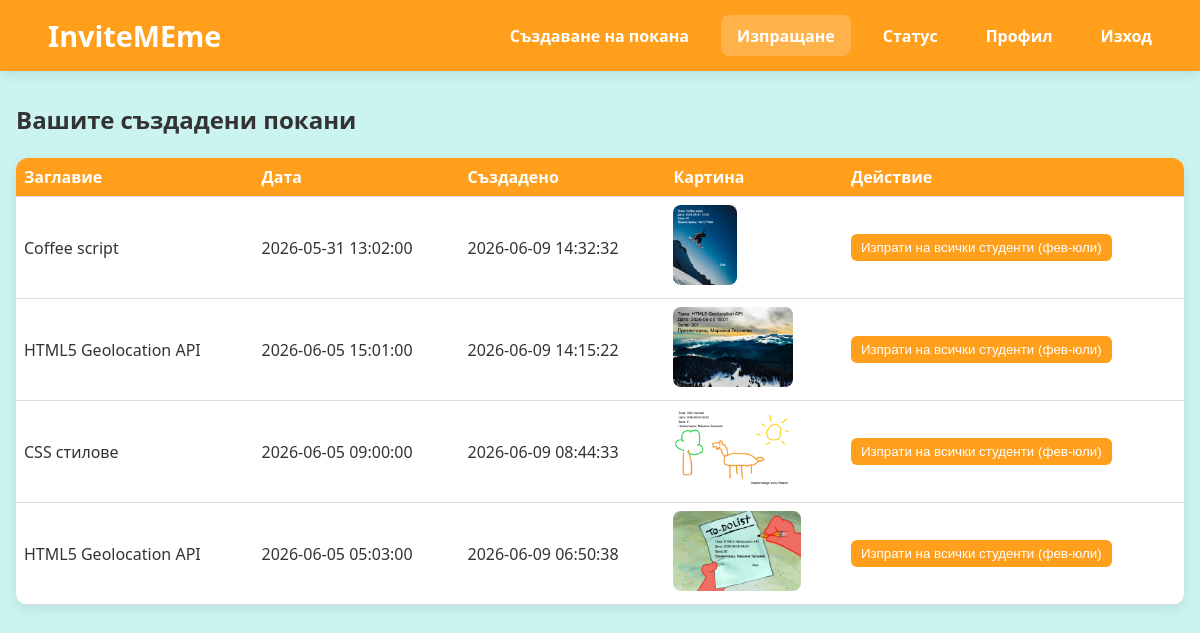
The page /send_invitation.php (signed in) on the database its author committed.
### tables this page shows
CREATE TABLE IF NOT EXISTS invitations (
    id INT AUTO_INCREMENT PRIMARY KEY,
    user_id INT NOT NULL,
    template_id INT NULL,

    title VARCHAR(255) NOT NULL,
    presentation_date DATE NOT NULL,
    presentation_time TIME NOT NULL,
    room VARCHAR(100) NOT NULL,
    description TEXT NULL,
    generated_image_path VARCHAR(255) NULL,

    created_at TIMESTAMP DEFAULT CURRENT_TIMESTAMP,

    FOREIGN KEY (user_id)
        REFERENCES users(id),

    FOREIGN KEY (template_id)
        REFERENCES invitation_templates(id)
);

### send_invitation.php (the view, shortened to what this page needs)
<?php
$db = (new DatabaseConnection())->getConnection();
$list = $db->prepare('SELECT id, title, presentation_date, presentation_time, generated_image_path, created_at FROM invitations WHERE user_id = :uid ORDER BY created_at DESC');
$list->execute(['uid' => $_SESSION['user_id']]);
$invitations = $list->fetchAll();
?>
<!DOCTYPE html>
<html lang="bg">
<head>
    <link rel="stylesheet" href="styles/edit_templates.css">
</head>
<body>
    <header>
        <div class="header-container">
            <div class="logo">
                <a id="home-link" href="home_student.php">InviteMEme</a>
            </div>
            <nav>
                <ul>
                    <li><a href="create_invitation.php">Създаване на покана</a></li>
                    <li><a href="#" id="active-menu">Изпращане</a></li>
                    <li><a href="status.php">Статус</a></li>
                    <li><a href="profile.php">Профил</a></li>
                    <li><a href="auth/logout.php">Изход</a></li>
                </ul>
            </nav>
        </div>
    </header>
    <main>
        <h2>Вашите създадени покани</h2> <br>
        <?php if (empty($invitations)): ?>
            <p>Нямате запазени покани.</p>
        <?php else: ?>
            <table>
                <thead>
                    <tr>
                        <th>Заглавие</th>
                        <th>Дата</th>
                        <th>Създадено</th>
                        <th>Картина</th>
                        <th>Действие</th>
                    </tr>
                </thead>
                <tbody>
                    <?php foreach ($invitations as $inv): ?>
                        <tr>
                            <td><?php echo htmlspecialchars($inv['title']); ?></td>
                            <td><?php echo htmlspecialchars($inv['presentation_date'] . ' ' . $inv['presentation_time']); ?></td>
                            <td><?php echo htmlspecialchars($inv['created_at']); ?></td>
                            <td><?php if (!empty($inv['generated_image_path']) && file_exists($inv['generated_image_path'])): ?>
                                    <img src="<?= htmlspecialchars($inv['generated_image_path']); ?>" class="small-img" alt="inv">
                                <?php else: ?> - <?php endif; ?>
                            </td>
                            <td>
                                <form method="POST">
                                    <div class="actions">
                                        <button type="submit">Изпрати на всички студенти (фев-юли)</button>
                                    </div>
                                </form>
                            </td>
                        </tr>
                    <?php endforeach; ?>
                </tbody>
            </table>
        <?php endif; ?>
    </main>
</body>
</html>

### styles/edit_templates.css (style rules this page uses)
:root { --orange: #ff9f1c; --light-orange: #ffbf69; --white: #ffffff; --light-cyan: #cbf3f0; --turquoise: #2ec4b6; --shadow: 0 4px 12px rgba(0, 0, 0, 0.08); }
* { margin: 0; padding: 0; box-sizing: border-box; }
body { font-family: "Segoe UI", sans-serif; background-color: var(--light-cyan); color: #333; }
header { background: var(--orange); color: white; padding: 1rem 2rem; box-shadow: var(--shadow); }
.header-container { display: flex; justify-content: space-between; align-items: center; }
.logo { font-size: 1.8rem; font-weight: bold; }
nav ul { list-style: none; display: flex; gap: 1rem; }
nav a, #home-link { text-decoration: none; color: white; font-weight: 600; padding: 0.6rem 1rem; border-radius: 8px; transition: 0.3s; }
nav a:hover, #active-menu { background-color: rgba(255, 255, 255, 0.2); }
main { max-width: 1200px; margin: 2rem auto; padding: 0 1rem; }
table { width: 100%; border-collapse: collapse; background: white; box-shadow: var(--shadow); border-radius: 12px; overflow: hidden; }
th { background: var(--orange); color: white; padding: 14px 18px; text-align: left; }
td { padding: 16px 18px; vertical-align: middle; border-bottom: 1px solid #eee; }
.actions { white-space: nowrap; }
.actions button, .actions select { padding: 6px 10px; border-radius: 6px; }
.actions button { background: var(--orange); color: white; border: none; cursor: pointer; }

### send_invitation.php (style rules this page uses)
table { width: 100%; border-collapse: collapse; }
th, td { padding: .5rem; border-bottom: 1px solid #ddd; }
.small-img { height: 80px; border-radius: 8px; }

### rows shown on the page
invitations: title "Coffee script", presentation_date+presentation_time "2026-05-31 13:02:00", created_at "2026-06-09 14:32:32", generated_image_path (picture)
invitations: title "HTML5 Geolocation API", presentation_date+presentation_time "2026-06-05 15:01:00", created_at "2026-06-09 14:15:22", generated_image_path (picture)
invitations: title "CSS стилове", presentation_date+presentation_time "2026-06-05 09:00:00", created_at "2026-06-09 08:44:33", generated_image_path (picture)
invitations: title "HTML5 Geolocation API", presentation_date+presentation_time "2026-06-05 05:03:00", created_at "2026-06-09 06:50:38", generated_image_path (picture)
